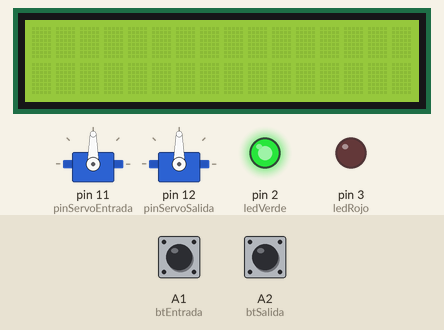
Recording of a sketch running on a simulated Arduino Uno, built with avr-gcc and run on an emulated ATmega328P. On the bench: 16×2 character LCD, 2 × servo, output pins drawn as LEDs (lit = HIGH). Inputs (shaded band) come from the test bench; at power-on: A1 (btEntrada) HIGH, A2 (btSalida) HIGH.

Above: at 0.1 s.
Timing chart, 0 to 1.6 s (numbered marks = the images above):
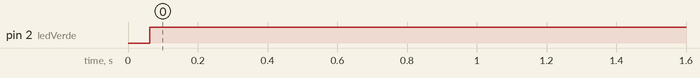

The sketch:

estacionamiento.ino
```cpp
#include <Servo.h>
#include <LiquidCrystal.h>

#define btEntrada A1
#define btSalida A2
#define pinServoEntrada 11
#define pinServoSalida 12
#define ledVerde 2
#define ledRojo 3
#define maxSpace 8
#define servoDelayTime 2000

int leerBotones(){
  if(digitalRead(btEntrada) == LOW){
    return 1;
  }
  else if (digitalRead(btSalida) == LOW){
    return 2;
  }
  return 0;
}

bool servoAbierto(unsigned long long marcaTiempoServo){
  return millis() < marcaTiempoServo;
}

void actualizarServos(unsigned long long marcaTiempoServo, Servo servo){
  if(servoAbierto(marcaTiempoServo)){
    servo.write(90);
  }
  else{
    servo.write(0);
  }
}

void administrarComandos(unsigned long long* marcaTiempoServo, unsigned int* contador){
  switch(leerBotones()){
  case 1:
    if(!servoAbierto(marcaTiempoServo[0])){
      if(!sumaSaturada(*contador, 1, 0, maxSpace, contador)){
	marcaTiempoServo[0]=millis()+servoDelayTime;
      }
    }
    break;
  case 2:
    if(!servoAbierto(marcaTiempoServo[1])){
      if(!sumaSaturada(*contador, -1, 0, maxSpace, contador)){
	marcaTiempoServo[1]=millis()+servoDelayTime;
      }
    }
    break;
  default:
    break;
  }
}

bool sumaSaturada(int a, int b, int min, int max, int* result){
  int sum=a+b;
  if(sum < min){
    *result=min;
    return true;
  }
  else if(sum > max){
    *result=max;
    return true;
  }
  else{
    *result=sum;
    return false;
  }
}

void setSemaforo(bool estado){
  digitalWrite(ledVerde, estado);
  digitalWrite(ledRojo, !estado);
}

void imprimirCartel(int libre,int ocupado, LiquidCrystal lcd){
    lcd.setCursor(0,0); //columna y fila de la primera letra de la palabra
    lcd.print("Libre:");
    lcd.print(libre);
    lcd.setCursor(0,1);   // columna y fila
    lcd.print("Ocupado:");
    lcd.print (ocupado);
}

//Instancias de los objetos de servo
Servo servoEntrada;
Servo servoSalida;
//Instancia del objeto Liquidcrystal(Para el lcd)
LiquidCrystal lcd(8,9,4,5,6,7);
//Contador lleva la cuenta de cuantos autos hay en el estacionamiento
unsigned int contador;
//marcaTiempoServo guarda cuando se toco el boton, para poder usar millis() y no bloquear el programa
unsigned long long marcaTiempoServo[]={0,0};

void setup(){
  //Inicio el lcd con 16 columnas y 2 filas
  lcd.begin(16,2);
  //Inicia los servos en los GPIO correspondientes
  servoEntrada.attach(pinServoEntrada);
  servoSalida.attach(pinServoSalida);
  //Utilizo INPUT_PULLUP para los botones
  pinMode(btEntrada, INPUT_PULLUP);
  pinMode(btSalida, INPUT_PULLUP);
  //Pongo como salidas los GPIOs de los leds
  pinMode(ledVerde, OUTPUT);
  pinMode(ledRojo , OUTPUT);
}

void loop(){
  administrarComandos(marcaTiempoServo, &contador);
  //Escribo ambos servos en base a tiemposervo
  actualizarServos(marcaTiempoServo[0], servoEntrada);
  actualizarServos(marcaTiempoServo[1], servoSalida);
  //seteo los leds
  setSemaforo(contador<maxSpace);
  //Imprimo el numero de lugares libres y ocupados en el lcd
  imprimirCartel(maxSpace-contador,contador, lcd);
}
```

Measured:
- by itself, pin 2 (ledVerde): LOW → HIGH at 0.06 s
